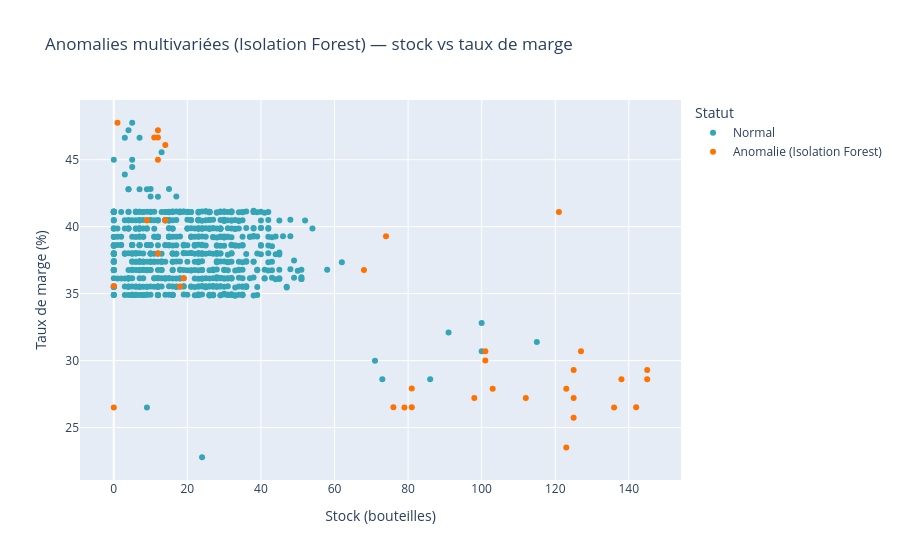

The code cell stored with this chart in its notebook:
### Code cell
#Visualisation : stock vs marge, anomalies mises en évidence
fig = px.scatter(df, x='stock_quantity', y='taux_marge', color=df['anomaly_if'].map({1:'Normal', -1:'Anomalie (Isolation Forest)'}),
                  hover_data=['post_title','price','total_sales'],
                  title="Anomalies multivariées (Isolation Forest) — stock vs taux de marge",
                  labels={'stock_quantity':'Stock (bouteilles)', 'taux_marge':'Taux de marge (%)', 'color':'Statut'},
                  color_discrete_map={'Normal':'#33A5B6','Anomalie (Isolation Forest)':'#FF7200'})
fig.show()

### Figure 1 — Plotly figure (JSON) as saved in the notebook; plotly's stock layout.template omitted (floating-point values rounded to 4 significant figures; data arrays with more than 128 entries replaced by an {"elided": "..."} marker saying what was removed)
{"data": [{"customdata": {"elided": "676x3 mixed values"}, "hovertemplate": "Statut=Normal<br>Stock (bouteilles)=%{x}<br>Taux de marge (%)=%{y}<br>post_title=%{customdata[0]}<br>price=%{customdata[1]}<br>total_sales=%{customdata[2]}<extra></extra>", "legendgroup": "Normal", "marker": {"color": "#33A5B6", "symbol": "circle"}, "mode": "markers", "name": "Normal", "orientation": "v", "showlegend": true, "type": "scatter", "x": {"elided": "676 int values"}, "xaxis": "x", "y": {"elided": "676 float values"}, "yaxis": "y"}, {"customdata": [["Champagne Gosset Grande Réserve", 39.0, 8], ["Champagne Gosset Grand Millésime 2006", 53.0, 4], ["Champagne Mailly Grand Cru Intemporelle Rosé 2009", 69.0, 5], ["Champagne Mailly Grand Cru Intemporelle 2010", 59.0, 6], ["Mas Laval IGP Pays d'Hérault Les Pampres Blancs 2018", 9.9, 27], ["Champagne Gosset Grand Blanc de Blancs", 49.0, 7], ["Champagne Mailly Grand Cru Les Echansons 2007", 83.0, 0], ["Champagne Egly-Ouriet Grand Cru Brut Tradition", 59.0, 5], ["Champagne Egly-Ouriet Grand Cru Extra Brut V.P.", 79.5, 7], ["Champagne Egly-Ouriet Grand Cru Millésimé 2008", 225.0, 11], ["Champagne Egly-Ouriet Grand Cru Brut Rosé", 79.5, 14], ["Champagne Egly-Ouriet Premier Cru Les Vignes de Vrigny", 51.6, 3], ["Champagne Larmandier-Bernier Grand Cru Vieilles Vignes du Levant 2008", 77.0, 8], ["Champagne Larmandier-Bernier Grand Cru Les Chemins d'Avize 2011", 85.6, 7], ["Cognac Frapin VIP XO", 176.0, 3], ["Cognac Frapin Château de Fontpinot 1989 20 Ans d'Age", 157.0, 4], ["Cognac Frapin Cigar Blend", 104.0, 5], ["François Baur Pinot Noir Schlittweg 2017", 12.7, 22], ["Château De La Selve IGP Coteaux de l'Ardèche Maguelonne Rosé 2019", 9.9, 36], ["Domaine Des Croix Corton Charlemagne Grand Cru 2016", 137.0, 3], ["David Duband Charmes-Chambertin Grand Cru 2014", 217.5, 2], ["Champagne Agrapart &amp; Fils Les 7 Crus Brut Blanc de Blancs", 45.0, 6], ["Champagne Agrapart &amp; Fils L'Avizoise Extra Brut Blanc de Blancs Grand Cru 2012", 112.0, 6], ["Champagne Agrapart &amp; Fils Minéral Extra Brut Blanc de Blancs Grand Cru 2012", 86.8, 9], ["Champagne Agrapart &amp; Fils Terroirs Brut Blanc de Blancs Grand Cru", 62.1, 6], ["Champagne Petit Lebrun &amp; Fils Blanc de Blancs Grand Cru", 22.5, 8], ["Domaine Weinbach Gewurztraminer Grand Cru Furstentum SGN 2010 1/2", 124.8, 1], ["Huiles d'Olive Extra Vierge Planeta 3x 10cl", 19.5, 10], ["Camille Giroud Clos de Vougeot 2016", 175.0, 4], ["Coteaux Champenois Egly-Ouriet Ambonnay Rouge 2016", 191.3, 6], ["Wemyss Malts Single Cask Scotch Whisky Chocolate Moka Cake 2005 Strathclyde", 93.0, 1], ["Wemyss Malts Single Cask Scotch Whisky Choc 'n' Nut Pretzel 2001 Bunnahabhain", 122.0, 3], ["Wemyss Malts Single Cask Scotch Whisky Chai Caramel Latte 2002 Craigellachie", 114.0, 3], ["Champagne Gosset Célébris Vintage 2007", 135.0, 5], ["Moulin de Gassac IGP Pays d'Hérault Guilhem Blanc 2017", 5.2, 20], ["Domaine des Comtes Lafon Volnay 1er Cru Champans 2016", 121.0, 2]], "hovertemplate": "Statut=Anomalie (Isolation Forest)<br>Stock (bouteilles)=%{x}<br>Taux de marge (%)=%{y}<br>post_title=%{customdata[0]}<br>price=%{customdata[1]}<br>total_sales=%{customdata[2]}<extra></extra>", "legendgroup": "Anomalie (Isolation Forest)", "marker": {"color": "#FF7200", "symbol": "circle"}, "mode": "markers", "name": "Anomalie (Isolation Forest)", "orientation": "v", "showlegend": true, "type": "scatter", "x": [123, 125, 101, 123, 74, 142, 145, 125, 145, 0, 127, 81, 81, 112, 11, 12, 14, 0, 121, 9, 18, 103, 136, 101, 79, 76, 19, 125, 12, 98, 1, 12, 12, 138, 68, 14], "xaxis": "x", "y": [23.51, 27.21, 30.0, 27.9, 39.27, 26.51, 29.3, 29.3, 28.6, 26.5, 30.7, 27.91, 26.5, 27.2, 46.65, 47.2, 46.1, 35.56, 41.09, 40.48, 35.52, 27.89, 26.5, 30.7, 26.49, 26.51, 36.14, 25.72, 38.0, 27.2, 47.75, 46.65, 45.0, 28.6, 36.77, 40.48], "yaxis": "y"}], "layout": {"legend": {"title": {"text": "Statut"}, "tracegroupgap": 0}, "title": {"text": "Anomalies multivariées (Isolation Forest) — stock vs taux de marge"}, "xaxis": {"anchor": "y", "domain": [0.0, 1.0], "title": {"text": "Stock (bouteilles)"}}, "yaxis": {"anchor": "x", "domain": [0.0, 1.0], "title": {"text": "Taux de marge (%)"}}}}
